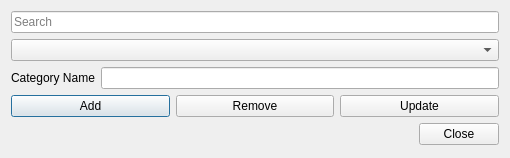
<?xml version="1.0" encoding="UTF-8"?>
<ui version="4.0">
 <class>EditCategory</class>
 <widget class="QDialog" name="EditCategory">
  <property name="geometry">
   <rect>
    <x>0</x>
    <y>0</y>
    <width>510</width>
    <height>158</height>
   </rect>
  </property>
  <property name="windowTitle">
   <string>Edit Category</string>
  </property>
  <property name="windowIcon">
   <iconset resource="../../../res.qrc">
    <normaloff>:/img/img/icon1.png</normaloff>:/img/img/icon1.png</iconset>
  </property>
  <layout class="QVBoxLayout" name="verticalLayout">
   <item>
    <widget class="QLineEdit" name="searchBox">
     <property name="placeholderText">
      <string>Search</string>
     </property>
    </widget>
   </item>
   <item>
    <layout class="QGridLayout" name="gridLayout">
     <item row="0" column="0">
      <widget class="QComboBox" name="CategoryList"/>
     </item>
     <item row="1" column="0">
      <layout class="QHBoxLayout" name="horizontalLayout">
       <item>
        <widget class="QLabel" name="label">
         <property name="text">
          <string>Category Name</string>
         </property>
        </widget>
       </item>
       <item>
        <widget class="QLineEdit" name="CategoryText"/>
       </item>
      </layout>
     </item>
    </layout>
   </item>
   <item>
    <layout class="QHBoxLayout" name="horizontalLayout_2">
     <item>
      <widget class="QPushButton" name="add">
       <property name="text">
        <string>Add</string>
       </property>
      </widget>
     </item>
     <item>
      <widget class="QPushButton" name="remove">
       <property name="text">
        <string>Remove</string>
       </property>
      </widget>
     </item>
     <item>
      <widget class="QPushButton" name="update">
       <property name="text">
        <string>Update</string>
       </property>
      </widget>
     </item>
    </layout>
   </item>
   <item>
    <widget class="QDialogButtonBox" name="buttonBox">
     <property name="orientation">
      <enum>Qt::Horizontal</enum>
     </property>
     <property name="standardButtons">
      <set>QDialogButtonBox::Close</set>
     </property>
     <property name="centerButtons">
      <bool>false</bool>
     </property>
    </widget>
   </item>
  </layout>
 </widget>
 <resources>
  <include location="../../../res.qrc"/>
 </resources>
 <connections>
  <connection>
   <sender>buttonBox</sender>
   <signal>accepted()</signal>
   <receiver>EditCategory</receiver>
   <slot>accept()</slot>
   <hints>
    <hint type="sourcelabel">
     <x>248</x>
     <y>254</y>
    </hint>
    <hint type="destinationlabel">
     <x>157</x>
     <y>274</y>
    </hint>
   </hints>
  </connection>
  <connection>
   <sender>buttonBox</sender>
   <signal>rejected()</signal>
   <receiver>EditCategory</receiver>
   <slot>reject()</slot>
   <hints>
    <hint type="sourcelabel">
     <x>316</x>
     <y>260</y>
    </hint>
    <hint type="destinationlabel">
     <x>286</x>
     <y>274</y>
    </hint>
   </hints>
  </connection>
 </connections>
</ui>
